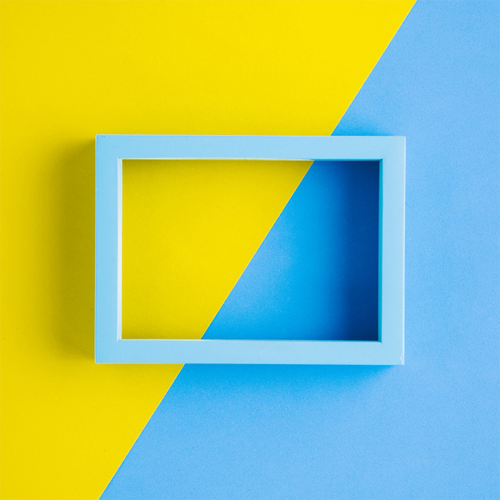
#> input picture Imagenes/imagenAC.png, 500 x 500 px, found by its file name
$ python orand.py
#> lines starting #> are read from the running program, lines starting #| are printed output that depends on the picture
#OR and AND de imageA - imagenB

from PIL import Image
import sys

# [164 lines left out: functions ImagenNivelGrisOR, ImagenNivelGrisAND, ImagenColorOR, ImagenColorAND, not called in this run]

def ImagenBinariaOR(rutaImagenA,rutaImagenB):
#> called with rutaImagenA = 'imagenAC.png', rutaImagenB = 'imagenBC.png'
    imagenA = Image.open(rutaImagenA).convert('1')
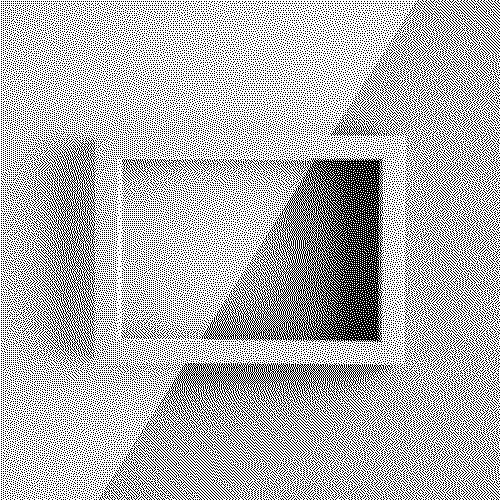
#> imagenA: PIL image 500x500 1; 69.3% white; black in thin lines or dots
    imagenB = Image.open(rutaImagenB).convert('1')
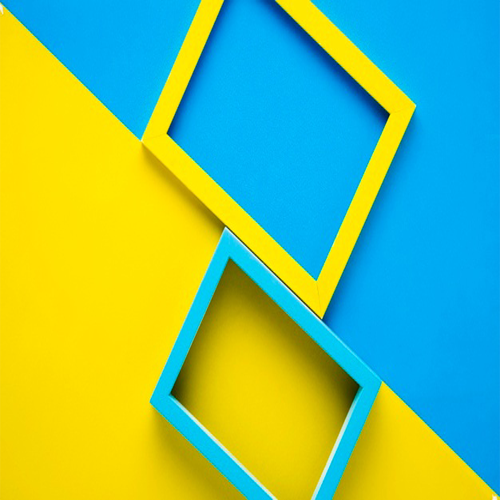
#> input picture Imagenes/imagenBC.png, 500 x 500 px, found by its file name
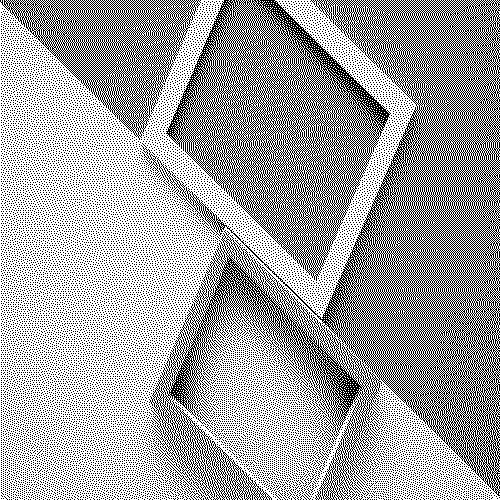
#> imagenB: PIL image 500x500 1; 63.6% white; black in thin lines or dots
    anchom,alto = imagenA.size
#> anchom = 500; alto = 500
    imagenC = Image.new('1',imagenA.size)
#> imagenC: PIL image 500x500 1; every value is 0
    pixelImagenA = imagenA.load()
    pixelImagenB = imagenB.load()

    for x in range(anchom):
        for y in range(alto):
            pixelAR = pixelImagenA[x,y]
            pixelBR = pixelImagenB[x,y]
            imagenC.putpixel((x,y),pixelAR | pixelBR)
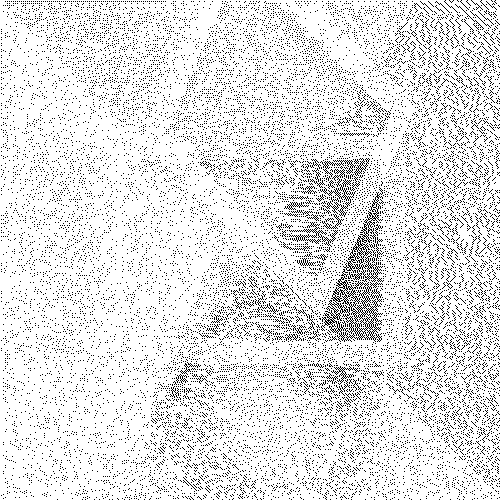
#> imagenC: PIL image 500x500 1; 88.6% white; black in thin lines or dots

    imagenC.show()
    imagenC.save("ImagenC_B_OR.png")

def ImagenBinariaAND(rutaImagenA,rutaImagenB):
#> called with rutaImagenA = 'imagenAC.png', rutaImagenB = 'imagenBC.png'
    imagenA = Image.open(rutaImagenA).convert('1')
    imagenB = Image.open(rutaImagenB).convert('1')
    anchom,alto = imagenA.size
#> anchom = 500; alto = 500
    imagenC = Image.new('1',imagenA.size)
    pixelImagenA = imagenA.load()
    pixelImagenB = imagenB.load()

    for x in range(anchom):
        for y in range(alto):
            pixelAR = pixelImagenA[x,y]
            pixelBR = pixelImagenB[x,y]
            imagenC.putpixel((x,y),pixelAR & pixelBR)
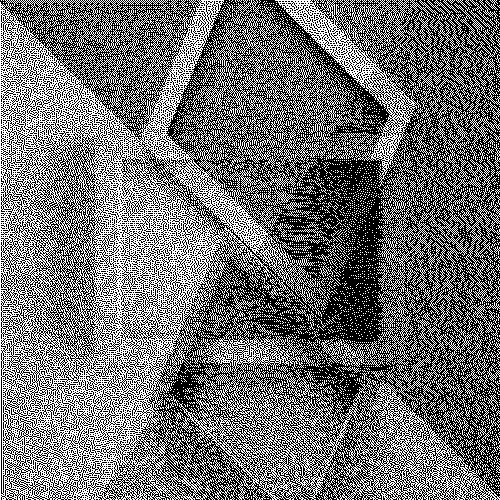
#> imagenC: PIL image 500x500 1; 44.2% white in thin lines or dots

    imagenC.show()
    imagenC.save("ImagenC_B_AND.png")
# [4 lines of commented-out code are left out]
ImagenBinariaOR("imagenAC.png","imagenBC.png")
ImagenBinariaAND("imagenAC.png","imagenBC.png")
